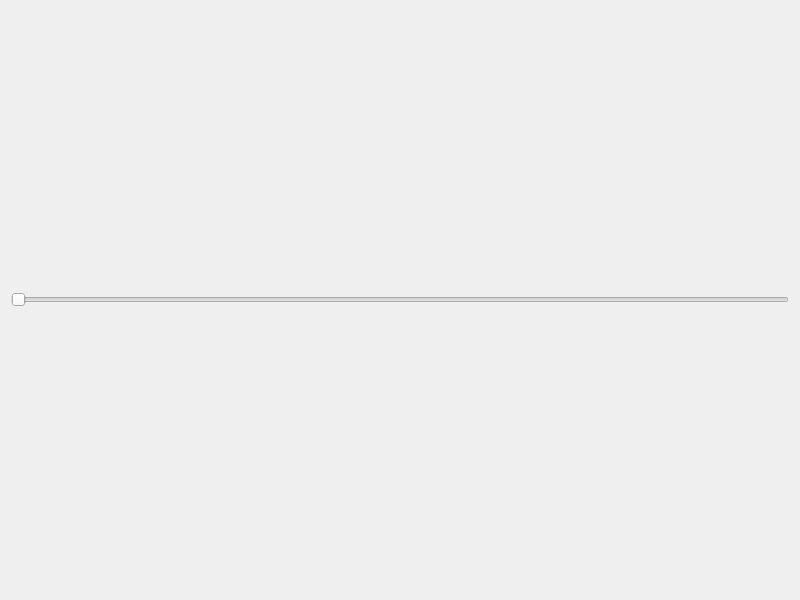
<?xml version="1.0" encoding="UTF-8"?>
<ui version="4.0">
 <class>Widget</class>
 <widget class="QWidget" name="Widget">
  <property name="geometry">
   <rect>
    <x>0</x>
    <y>0</y>
    <width>800</width>
    <height>600</height>
   </rect>
  </property>
  <property name="windowTitle">
   <string>Main Process</string>
  </property>
  <layout class="QVBoxLayout" name="verticalLayout">
   <item>
    <widget class="QSlider" name="horizontalSlider">
     <property name="orientation">
      <enum>Qt::Horizontal</enum>
     </property>
    </widget>
   </item>
  </layout>
 </widget>
 <resources/>
 <connections/>
</ui>
